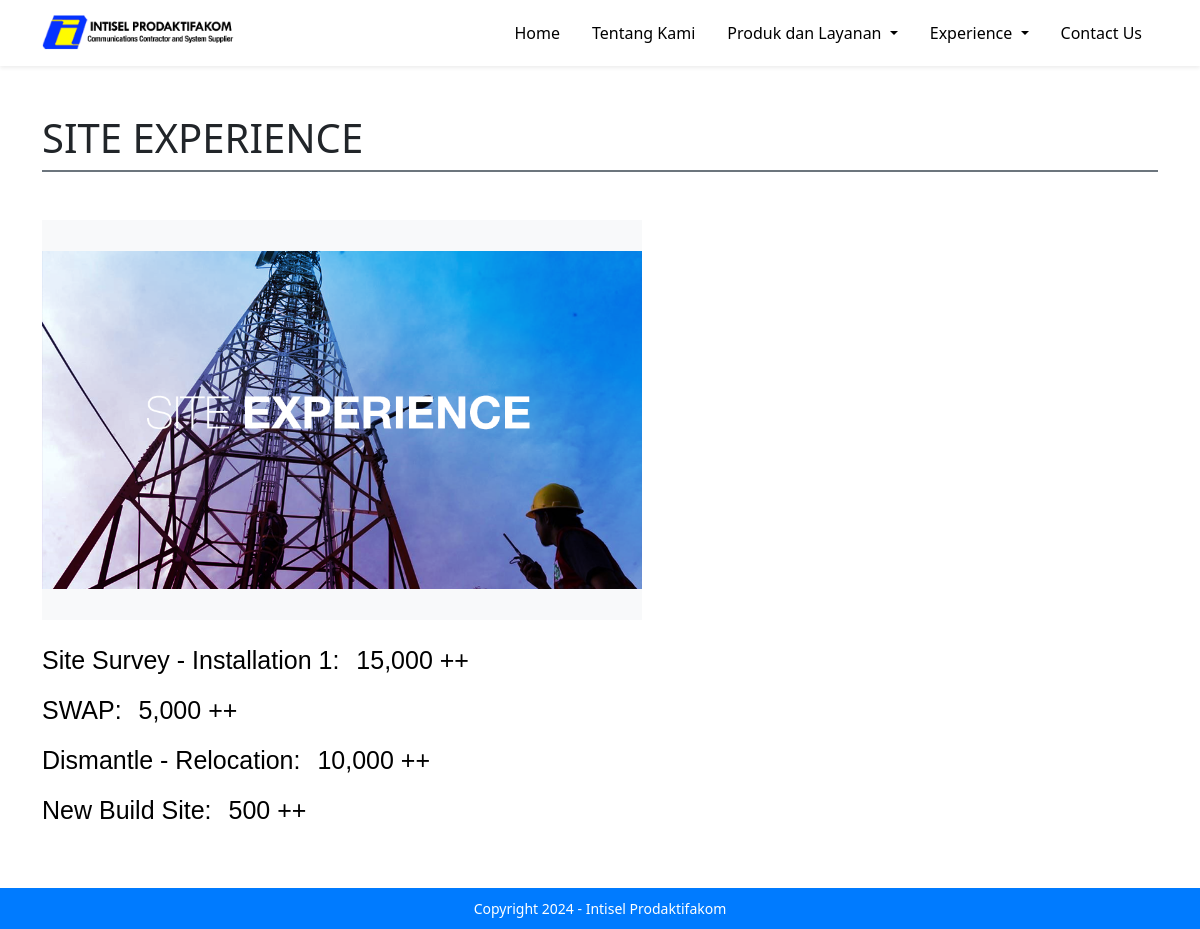
The page /site.php on the database its author committed.
### tables this page shows
CREATE TABLE `siteexp` (
  `no` int(11) NOT NULL,
  `count` int(11) NOT NULL,
  `category` text NOT NULL
);

### site.php (the view, shortened to what this page needs)
<!DOCTYPE html>
<html lang="en">
<head>
  <link href="https://cdn.jsdelivr.net/npm/bootstrap@5.3.0/dist/css/bootstrap.min.css" rel="stylesheet">
</head>
<body>
  <header>
    <div class="navbar shadow-sm" id="customNavbar">
      <div class="container d-flex justify-content-between">
        <a href="#" class="navbar-brand d-flex align-items-center">
          <img src="bann/logo-intisel.png" alt="Logo" style="height: 40px; width: auto;">
        </a>
        <ul class="nav d-none d-md-flex">
          <li class="nav-item"><a class="nav-link" href="index.php">Home</a></li>
          <li class="nav-item"><a class="nav-link" href="tentang_kami.php">Tentang Kami</a></li>
          <li class="nav-item dropdown">
            <a class="nav-link dropdown-toggle" href="#" id="navbarDropdown" role="button" data-bs-toggle="dropdown" aria-expanded="false">
              Produk dan Layanan
            </a>
          </li>
          <li class="nav-item dropdown">
            <a class="nav-link dropdown-toggle" href="#" id="navbarDropdown" role="button" data-bs-toggle="dropdown" aria-expanded="false">
              Experience
            </a>
          </li>
          <li class="nav-item"><a class="nav-link" href="contact_us.php">Contact Us</a></li>
        </ul>
      </div>
    </div>
  </header>
  <main class="container py-5">
    <div class="text-left mb-4">
      <h1>SITE EXPERIENCE</h1>
      <div class="bg-secondary w-100 mb-5" style="height: 2px;"></div>
    </div>
    <div class="row">
      <div class="col-md-12 d-flex align-items-center">
        <img src="bann\intisel-site-experience.png" alt="Deskripsi gambar" class="me-3" style="width: 600px; height: 400px; object-fit: contain; background-color: #f8f9fa;">
      </div>
    </div>
    <div class="experience-container">
      <?php
      include 'config.php';
      $sql = "SELECT category, count FROM siteexp";
      $result = $conn->query($sql);
      if ($result->num_rows > 0) {
        while ($row = $result->fetch_assoc()) {
          echo "<div class='experience-item'>
                  <span>" . htmlspecialchars($row['category']) . ":</span>
                  <span>" . number_format($row['count']) . " ++</span>
                </div>";
        }
      } else {
        echo "<p>No data available</p>";
      }
      ?>
    </div>
  </main>
  <footer class="custom-footer">
    <div class="container">
      <p class="footer-text">Copyright 2024 - Intisel Prodaktifakom</p>
    </div>
  </footer>
</body>
</html>

### site.php (style rules this page uses)
.experience-container { font-family: 'Arial', sans-serif; font-size: 25px; line-height: 1.6; color: #000000; margin-top: 20px; }
.experience-container .experience-item { margin-bottom: 10px; }
.experience-container .experience-item span { display: inline-block; margin-right: 10px; }
.custom-footer { background-color: #007bff; color: white; text-align: center; padding: 10px 0; margin-top: auto; }
.custom-footer .footer-text { margin: 0; font-size: 14px; }
#customNavbar { background-color: #ffffff; }
#customNavbar a.nav-link { color: #000000; }

### rows shown on the page
siteexp: category "Site Survey - Installation 1", count "15,000"
siteexp: category "SWAP", count "5,000"
siteexp: category "Dismantle - Relocation", count "10,000"
siteexp: category "New Build Site", count "500"
